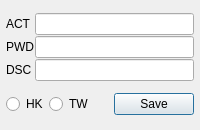
<?xml version="1.0" encoding="UTF-8"?>
<ui version="4.0">
 <class>AccountEdit</class>
 <widget class="QDialog" name="AccountEdit">
  <property name="geometry">
   <rect>
    <x>0</x>
    <y>0</y>
    <width>200</width>
    <height>130</height>
   </rect>
  </property>
  <property name="windowTitle">
   <string>account</string>
  </property>
  <layout class="QVBoxLayout" name="verticalLayout" stretch="2,1">
   <property name="spacing">
    <number>1</number>
   </property>
   <property name="leftMargin">
    <number>3</number>
   </property>
   <property name="topMargin">
    <number>5</number>
   </property>
   <property name="rightMargin">
    <number>3</number>
   </property>
   <property name="bottomMargin">
    <number>5</number>
   </property>
   <item>
    <layout class="QGridLayout" name="gridLayout">
     <property name="leftMargin">
      <number>3</number>
     </property>
     <property name="topMargin">
      <number>3</number>
     </property>
     <property name="rightMargin">
      <number>3</number>
     </property>
     <property name="bottomMargin">
      <number>3</number>
     </property>
     <item row="1" column="0">
      <widget class="QLabel" name="label_3">
       <property name="text">
        <string>PWD</string>
       </property>
      </widget>
     </item>
     <item row="1" column="4">
      <widget class="QLineEdit" name="lineEdit_password">
       <property name="echoMode">
        <enum>QLineEdit::Password</enum>
       </property>
      </widget>
     </item>
     <item row="0" column="0">
      <widget class="QLabel" name="label_2">
       <property name="text">
        <string>ACT</string>
       </property>
      </widget>
     </item>
     <item row="2" column="0">
      <widget class="QLabel" name="label">
       <property name="text">
        <string>DSC</string>
       </property>
      </widget>
     </item>
     <item row="2" column="4">
      <widget class="QLineEdit" name="lineEdit_desc">
      </widget>
     </item>
     <item row="0" column="4">
      <widget class="QLineEdit" name="lineEdit_account">
      </widget>
     </item>
    </layout>
   </item>
   <item>
    <layout class="QHBoxLayout" name="horizontalLayout_btn">
     <property name="leftMargin">
      <number>3</number>
     </property>
     <property name="topMargin">
      <number>3</number>
     </property>
     <property name="rightMargin">
      <number>3</number>
     </property>
     <property name="bottomMargin">
      <number>3</number>
     </property>
     <item>
      <widget class="QRadioButton" name="radioButton_hk">
       <property name="text">
        <string>HK</string>
       </property>
      </widget>
     </item>
     <item>
      <widget class="QRadioButton" name="radioButton_tw">
       <property name="text">
        <string>TW</string>
       </property>
      </widget>
     </item>
     <item>
      <spacer name="horizontalSpacer">
       <property name="orientation">
        <enum>Qt::Horizontal</enum>
       </property>
       <property name="sizeHint" stdset="0">
        <size>
         <width>40</width>
         <height>20</height>
        </size>
       </property>
      </spacer>
     </item>
     <item>
      <widget class="QPushButton" name="pushButton_save">
       <property name="text">
        <string>Save</string>
       </property>
      </widget>
     </item>
    </layout>
   </item>
  </layout>
 </widget>
 <tabstops>
  <tabstop>lineEdit_account</tabstop>
  <tabstop>lineEdit_password</tabstop>
  <tabstop>lineEdit_desc</tabstop>
  <tabstop>radioButton_hk</tabstop>
  <tabstop>radioButton_tw</tabstop>
  <tabstop>pushButton_save</tabstop>
 </tabstops>
 <resources/>
 <connections/>
</ui>
